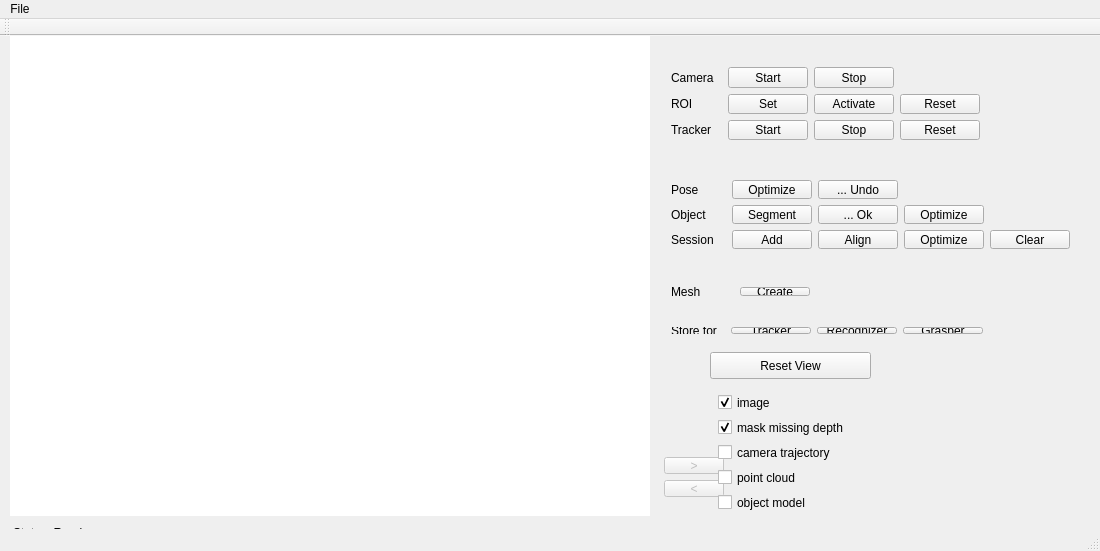
<?xml version="1.0" encoding="UTF-8"?>
<ui version="4.0">
 <class>MainWindow</class>
 <widget class="QMainWindow" name="MainWindow">
  <property name="enabled">
   <bool>true</bool>
  </property>
  <property name="geometry">
   <rect>
    <x>0</x>
    <y>0</y>
    <width>1100</width>
    <height>551</height>
   </rect>
  </property>
  <property name="windowTitle">
   <string>MainWindow</string>
  </property>
  <property name="statusTip">
   <string/>
  </property>
  <widget class="QWidget" name="centralWidget">
   <widget class="QGraphicsView" name="glView">
    <property name="geometry">
     <rect>
      <x>10</x>
      <y>0</y>
      <width>640</width>
      <height>480</height>
     </rect>
    </property>
    <property name="sizePolicy">
     <sizepolicy hsizetype="Fixed" vsizetype="Fixed">
      <horstretch>0</horstretch>
      <verstretch>0</verstretch>
     </sizepolicy>
    </property>
    <property name="maximumSize">
     <size>
      <width>640</width>
      <height>480</height>
     </size>
    </property>
    <property name="frameShape">
     <enum>QFrame::NoFrame</enum>
    </property>
    <property name="frameShadow">
     <enum>QFrame::Plain</enum>
    </property>
    <property name="lineWidth">
     <number>0</number>
    </property>
    <property name="sceneRect">
     <rectf>
      <x>0.000000000000000</x>
      <y>0.000000000000000</y>
      <width>640.000000000000000</width>
      <height>480.000000000000000</height>
     </rectf>
    </property>
    <property name="viewportUpdateMode">
     <enum>QGraphicsView::NoViewportUpdate</enum>
    </property>
   </widget>
   <widget class="QLabel" name="statusLabel">
    <property name="geometry">
     <rect>
      <x>13</x>
      <y>488</y>
      <width>640</width>
      <height>17</height>
     </rect>
    </property>
    <property name="text">
     <string>Status: Ready</string>
    </property>
   </widget>
   <widget class="QWidget" name="layoutWidget4">
    <property name="geometry">
     <rect>
      <x>653</x>
      <y>410</y>
      <width>82</width>
      <height>62</height>
     </rect>
    </property>
    <layout class="QVBoxLayout" name="verticalLayout">
     <item>
      <widget class="QPushButton" name="imForward">
       <property name="enabled">
        <bool>false</bool>
       </property>
       <property name="text">
        <string>&gt;</string>
       </property>
      </widget>
     </item>
     <item>
      <widget class="QPushButton" name="imBackward">
       <property name="enabled">
        <bool>false</bool>
       </property>
       <property name="text">
        <string>&lt;</string>
       </property>
      </widget>
     </item>
    </layout>
   </widget>
   <widget class="QWidget" name="layoutWidget5">
    <property name="geometry">
     <rect>
      <x>707</x>
      <y>346</y>
      <width>166</width>
      <height>141</height>
     </rect>
    </property>
    <layout class="QVBoxLayout" name="verticalLayout_2">
     <item>
      <widget class="QCheckBox" name="ShowImage">
       <property name="text">
        <string>image</string>
       </property>
       <property name="checked">
        <bool>true</bool>
       </property>
      </widget>
     </item>
     <item>
      <widget class="QCheckBox" name="ShowDepthMask">
       <property name="text">
        <string>mask missing depth</string>
       </property>
       <property name="checked">
        <bool>true</bool>
       </property>
      </widget>
     </item>
     <item>
      <widget class="QCheckBox" name="ShowCameras">
       <property name="text">
        <string>camera trajectory</string>
       </property>
      </widget>
     </item>
     <item>
      <widget class="QCheckBox" name="ShowPointCloud">
       <property name="enabled">
        <bool>true</bool>
       </property>
       <property name="text">
        <string>point cloud</string>
       </property>
       <property name="checked">
        <bool>false</bool>
       </property>
      </widget>
     </item>
     <item>
      <widget class="QCheckBox" name="ShowObjectModel">
       <property name="enabled">
        <bool>true</bool>
       </property>
       <property name="text">
        <string>object model</string>
       </property>
       <property name="checked">
        <bool>false</bool>
       </property>
      </widget>
     </item>
    </layout>
   </widget>
   <widget class="QPushButton" name="ResetView">
    <property name="geometry">
     <rect>
      <x>710</x>
      <y>316</y>
      <width>161</width>
      <height>27</height>
     </rect>
    </property>
    <property name="text">
     <string>Reset View</string>
    </property>
   </widget>
   <widget class="QWidget" name="layoutWidget">
    <property name="geometry">
     <rect>
      <x>660</x>
      <y>20</y>
      <width>331</width>
      <height>95</height>
     </rect>
    </property>
    <layout class="QGridLayout" name="gridLayout">
     <item row="0" column="0">
      <widget class="QLabel" name="label">
       <property name="text">
        <string>Camera</string>
       </property>
      </widget>
     </item>
     <item row="0" column="1">
      <widget class="QPushButton" name="CamStart">
       <property name="text">
        <string>Start</string>
       </property>
      </widget>
     </item>
     <item row="0" column="2">
      <widget class="QPushButton" name="CamStop">
       <property name="text">
        <string>Stop</string>
       </property>
      </widget>
     </item>
     <item row="1" column="0">
      <widget class="QLabel" name="label_3">
       <property name="text">
        <string>ROI</string>
       </property>
      </widget>
     </item>
     <item row="1" column="1">
      <widget class="QPushButton" name="setROI">
       <property name="text">
        <string>Set</string>
       </property>
      </widget>
     </item>
     <item row="1" column="2">
      <widget class="QPushButton" name="ActivateROI">
       <property name="text">
        <string>Activate</string>
       </property>
      </widget>
     </item>
     <item row="1" column="3">
      <widget class="QPushButton" name="ResetROI">
       <property name="text">
        <string>Reset</string>
       </property>
      </widget>
     </item>
     <item row="2" column="0">
      <widget class="QLabel" name="label_2">
       <property name="text">
        <string>Tracker</string>
       </property>
      </widget>
     </item>
     <item row="2" column="1">
      <widget class="QPushButton" name="TrackerStart">
       <property name="text">
        <string>Start</string>
       </property>
      </widget>
     </item>
     <item row="2" column="2">
      <widget class="QPushButton" name="TrackerStop">
       <property name="text">
        <string>Stop</string>
       </property>
      </widget>
     </item>
     <item row="2" column="3">
      <widget class="QPushButton" name="ResetTracker">
       <property name="text">
        <string>Reset</string>
       </property>
      </widget>
     </item>
    </layout>
   </widget>
   <widget class="QWidget" name="layoutWidget">
    <property name="geometry">
     <rect>
      <x>660</x>
      <y>133</y>
      <width>421</width>
      <height>91</height>
     </rect>
    </property>
    <layout class="QGridLayout" name="gridLayout_2" columnstretch="0,0,0,0,0">
     <item row="1" column="1">
      <widget class="QPushButton" name="SegmentObject">
       <property name="text">
        <string>Segment</string>
       </property>
      </widget>
     </item>
     <item row="0" column="0">
      <widget class="QLabel" name="label_4">
       <property name="text">
        <string>Pose</string>
       </property>
      </widget>
     </item>
     <item row="0" column="1">
      <widget class="QPushButton" name="OptimizePoses">
       <property name="enabled">
        <bool>true</bool>
       </property>
       <property name="text">
        <string>Optimize</string>
       </property>
      </widget>
     </item>
     <item row="0" column="2">
      <widget class="QPushButton" name="undoOptimize">
       <property name="enabled">
        <bool>true</bool>
       </property>
       <property name="text">
        <string>... Undo</string>
       </property>
      </widget>
     </item>
     <item row="1" column="0">
      <widget class="QLabel" name="label_5">
       <property name="text">
        <string>Object</string>
       </property>
      </widget>
     </item>
     <item row="2" column="0">
      <widget class="QLabel" name="label_7">
       <property name="text">
        <string>Session</string>
       </property>
      </widget>
     </item>
     <item row="1" column="2">
      <widget class="QPushButton" name="okSegmentation">
       <property name="enabled">
        <bool>true</bool>
       </property>
       <property name="text">
        <string>... Ok</string>
       </property>
      </widget>
     </item>
     <item row="2" column="1">
      <widget class="QPushButton" name="SessionAdd">
       <property name="text">
        <string>Add</string>
       </property>
      </widget>
     </item>
     <item row="2" column="2">
      <widget class="QPushButton" name="SessionAlign">
       <property name="text">
        <string>Align</string>
       </property>
      </widget>
     </item>
     <item row="2" column="4">
      <widget class="QPushButton" name="SessionClear">
       <property name="text">
        <string>Clear</string>
       </property>
      </widget>
     </item>
     <item row="2" column="3">
      <widget class="QPushButton" name="SessionOptimize">
       <property name="text">
        <string>Optimize</string>
       </property>
      </widget>
     </item>
     <item row="1" column="3">
      <widget class="QPushButton" name="OptimizeObject">
       <property name="enabled">
        <bool>true</bool>
       </property>
       <property name="text">
        <string>Optimize</string>
       </property>
      </widget>
     </item>
    </layout>
   </widget>
   <widget class="QWidget" name="layoutWidget">
    <property name="geometry">
     <rect>
      <x>660</x>
      <y>280</y>
      <width>334</width>
      <height>29</height>
     </rect>
    </property>
    <layout class="QGridLayout" name="gridLayout_3">
     <item row="0" column="0">
      <widget class="QLabel" name="label_6">
       <property name="text">
        <string>Store for</string>
       </property>
      </widget>
     </item>
     <item row="0" column="1">
      <widget class="QPushButton" name="SaveTrackerModel">
       <property name="enabled">
        <bool>true</bool>
       </property>
       <property name="text">
        <string>Tracker</string>
       </property>
      </widget>
     </item>
     <item row="0" column="2">
      <widget class="QPushButton" name="SavePointClouds">
       <property name="text">
        <string>Recognizer</string>
       </property>
      </widget>
     </item>
     <item row="0" column="3">
      <widget class="QPushButton" name="SaveMeshModel">
       <property name="text">
        <string>Grasper</string>
       </property>
      </widget>
     </item>
    </layout>
   </widget>
   <widget class="QWidget" name="gridLayoutWidget">
    <property name="geometry">
     <rect>
      <x>660</x>
      <y>240</y>
      <width>161</width>
      <height>31</height>
     </rect>
    </property>
    <layout class="QGridLayout" name="gridLayout_4">
     <item row="0" column="0">
      <widget class="QLabel" name="label_8">
       <property name="text">
        <string>Mesh          </string>
       </property>
      </widget>
     </item>
     <item row="0" column="1">
      <widget class="QPushButton" name="CreateMesh">
       <property name="text">
        <string>Create</string>
       </property>
      </widget>
     </item>
    </layout>
   </widget>
   <zorder>layoutWidget</zorder>
   <zorder>layoutWidget</zorder>
   <zorder>layoutWidget</zorder>
   <zorder>glView</zorder>
   <zorder>statusLabel</zorder>
   <zorder>layoutWidget4</zorder>
   <zorder>layoutWidget5</zorder>
   <zorder>ResetView</zorder>
   <zorder>gridLayoutWidget</zorder>
  </widget>
  <widget class="QMenuBar" name="menuBar">
   <property name="geometry">
    <rect>
     <x>0</x>
     <y>0</y>
     <width>1100</width>
     <height>22</height>
    </rect>
   </property>
   <widget class="QMenu" name="menuFile">
    <property name="title">
     <string>File</string>
    </property>
    <addaction name="separator"/>
    <addaction name="actionPreferences"/>
    <addaction name="separator"/>
    <addaction name="actionExit"/>
   </widget>
   <addaction name="menuFile"/>
  </widget>
  <widget class="QToolBar" name="mainToolBar">
   <attribute name="toolBarArea">
    <enum>TopToolBarArea</enum>
   </attribute>
   <attribute name="toolBarBreak">
    <bool>false</bool>
   </attribute>
  </widget>
  <widget class="QStatusBar" name="statusBar"/>
  <action name="actionExit">
   <property name="text">
    <string>Exit</string>
   </property>
  </action>
  <action name="actionPreferences">
   <property name="text">
    <string>Preferences</string>
   </property>
  </action>
 </widget>
 <layoutdefault spacing="6" margin="11"/>
 <resources/>
 <connections/>
</ui>
